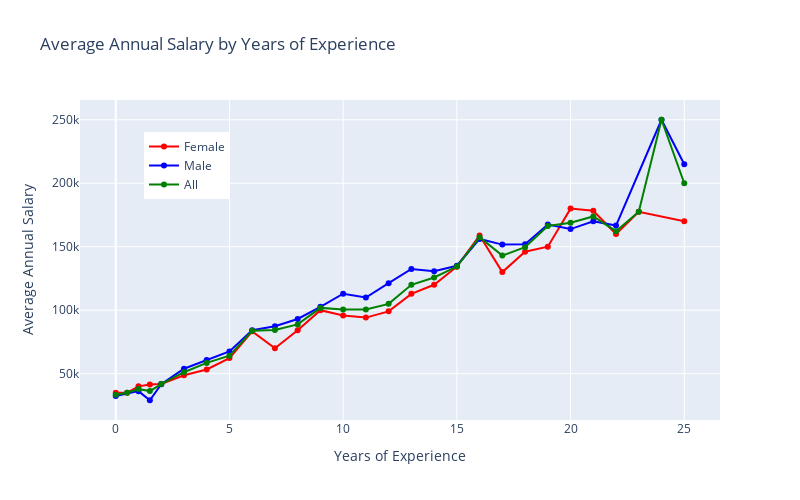

Write notebook code for a chart like this one.
### Code cell
# Calculate the average 'Annual_Salary' for each combination of 'Gender' and 'Years_Exp'
average_salary_by_gender_experience = df.groupby(['Gender', 'Years_Exp'])['Salary'].mean()

# Reset the index for plotting
average_salary_by_gender_experience = average_salary_by_gender_experience.reset_index()

# Round the average salary to two decimal places
average_salary_by_gender_experience['Annual_Salary'] = average_salary_by_gender_experience['Salary'].round(2)

# Separate the data for Female and Male employees
female_data_df = average_salary_by_gender_experience[average_salary_by_gender_experience['Gender'] == 'Female']
male_data_df = average_salary_by_gender_experience[average_salary_by_gender_experience['Gender'] == 'Male']

# Check if data is available for Female and Male employees
if not female_data_df.empty:
    fig = go.Figure()
    fig.add_trace(go.Scatter(x=female_data_df['Years_Exp'], y=female_data_df['Salary'],
                             mode='lines+markers', name='Female', line=dict(color='red')))

if not male_data_df.empty:
    fig.add_trace(go.Scatter(x=male_data_df['Years_Exp'], y=male_data_df['Salary'],
                             mode='lines+markers', name='Male', line=dict(color='blue')))

# Plot the average salary for all employees (both genders)
average_salary_all_by_years_exp = df.groupby('Years_Exp')['Salary'].mean().reset_index()
fig.add_trace(go.Scatter(x=average_salary_all_by_years_exp['Years_Exp'],
                         y=average_salary_all_by_years_exp['Salary'],
                         mode='lines+markers', name='All', line=dict(color='green')))

# Set the chart title and labels
fig.update_layout(title="Average Annual Salary by Years of Experience",
                  xaxis_title="Years of Experience",
                  yaxis_title="Average Annual Salary",
                  legend=dict(x=0.1, y=0.9),
                  width=800, height=500)

# Show the chart
fig.show()

### Figure 1 — Plotly figure (JSON) as saved in the notebook; plotly's stock layout.template omitted (floating-point values rounded to 4 significant figures)
{"data": [{"line": {"color": "red"}, "mode": "lines+markers", "name": "Female", "type": "scatter", "x": [0, 0.5, 1, 1.5, 2, 3, 4, 5, 6, 7, 8, 9, 10, 11, 12, 13, 14, 15, 16, 17, 18, 19, 20, 21, 22, 23, 25], "y": [35000, 35000, 40000, 41430.0, 41920.0, 48750, 53330.0, 62270.0, 83330.0, 70000, 84170.0, 100000, 95770.0, 94170.0, 99090.0, 112900.0, 120000, 134300.0, 158900.0, 130000, 146000, 150000, 180000, 178300.0, 160000, 177500, 170000]}, {"line": {"color": "blue"}, "mode": "lines+markers", "name": "Male", "type": "scatter", "x": [0, 1, 1.5, 2, 3, 4, 5, 6, 7, 8, 9, 10, 11, 12, 13, 14, 15, 16, 17, 18, 19, 20, 21, 22, 24, 25], "y": [32500, 36250, 29070, 41670.0, 53930.0, 60710.0, 67500, 84170.0, 87330.0, 93080.0, 102700.0, 113000, 110000, 121250, 132500, 130700.0, 135000, 156100.0, 151700.0, 151875, 167500, 163900.0, 170000, 166700.0, 250000, 215000]}, {"line": {"color": "green"}, "mode": "lines+markers", "name": "All", "type": "scatter", "x": [0, 0.5, 1, 1.5, 2, 3, 4, 5, 6, 7, 8, 9, 10, 11, 12, 13, 14, 15, 16, 17, 18, 19, 20, 21, 22, 23, 24, 25], "y": [33330.0, 35000, 37860.0, 36280.0, 41770.0, 51170.0, 58500, 64120.0, 83750, 84440.0, 88800, 101800.0, 100600.0, 100500, 105000, 120000, 125800.0, 134375, 157500, 143000, 149600.0, 166300.0, 168800.0, 173800.0, 162200.0, 177500, 250000, 200000]}], "layout": {"height": 500, "legend": {"x": 0.1, "y": 0.9}, "title": {"text": "Average Annual Salary by Years of Experience"}, "width": 800, "xaxis": {"title": {"text": "Years of Experience"}}, "yaxis": {"title": {"text": "Average Annual Salary"}}}}
